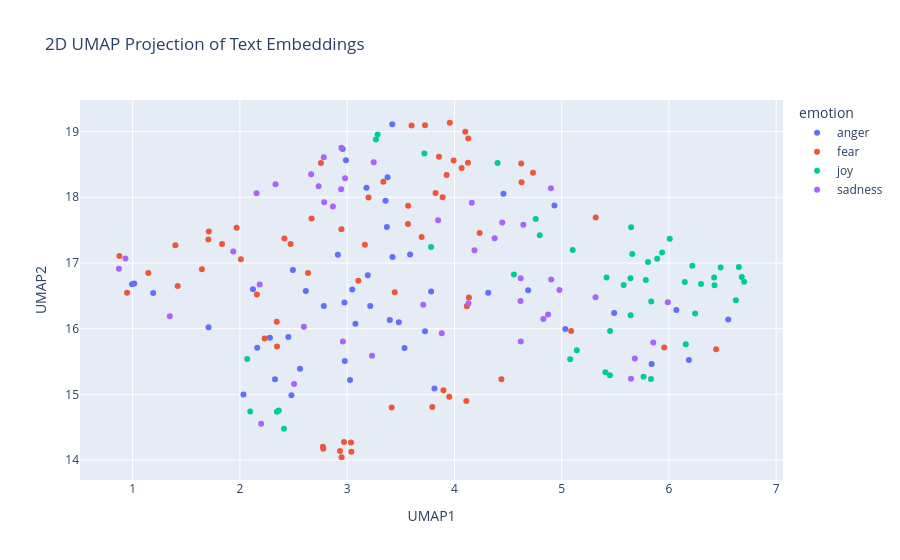

Here is the notebook cell this chart was saved with:
### Code cell
import pandas as pd
import numpy as np
import umap
import plotly.express as px

# Concatenate the training and test data
combined_df = pd.concat([train_df_new, test_df_new], ignore_index=True)

# Prepare the embeddings for UMAP
# Convert the list of embeddings into a 2D numpy array
X_embeddings = np.array(combined_df['embeddings_values'].tolist())

# Apply UMAP for dimensionality reduction
reducer = umap.UMAP(n_components=2, metric='cosine', random_state=28) 
embedding_2d = reducer.fit_transform(X_embeddings)

# Create a DataFrame for plotting
df_plot = pd.DataFrame(embedding_2d, columns=['UMAP1', 'UMAP2'])
df_plot['emotion'] = combined_df['emotion']
df_plot['intensity'] = combined_df['intensity']
df_plot['text'] = combined_df['text']


# Visualize the embeddings with Plotly
fig = px.scatter(
    df_plot,
    x='UMAP1',
    y='UMAP2',
    color='emotion',  # Color points by the 'emotion' column
    hover_data=['text', 'intensity'],  # Show text and intensity on hover
    title='2D UMAP Projection of Text Embeddings'
)

fig.show()

### Figure 1 — Plotly figure (JSON) as saved in the notebook; plotly's stock layout.template omitted (floating-point values rounded to 4 significant figures)
{"data": [{"customdata": [["@TaraSetmayer @oliverdarcy AA have the right of passage when it comes to the 'N' word.  Why should he insult him in his church.  Ignorant!", 0.562], ["@RiotzXVl papercuts sting and stub ur toe last for like 10 secs", 0.396], ["@BarackObama I love Lizzy Warren's latest rage against Wall Street.", 0.177], ["@NessaMatthews he's perfect. But not even in that way where you sort of resent him or suspect that he leads a double life. Just perfect.", 0.271], ["Keep in mind. We're all weak. Don't insult people just because they're human.", 0.333], ["Think I really broke young bull hurt 😂😂😭😭 u can tell by how bitter and mad he is 😊😊😩😩", 0.521], ["@justyne_haley it does. if one person ruins season 13 for me, I will be so angry", 0.729], ["@OstinOng YUUUHH 🙄😭 plus clin ep and prevmed ugghhh hahaha ", 0.438], ["Leveled at the half. Much better offense expected in the second half", 0.182], ["Women don't like girls because we resent them for looking so great/we wish we still looked like that  #washed", 0.479], ["I get embarrassed at the slightest things and then I'll fret about it all day I hate it", 0.438], ["I wonder what would happen if I were to tell some people the truth #savage #uhoh ", 0.458], ["How is it suppose to work if you do that? Wtf dude? Thanks for pissing me off. ", 0.875], ["@lethargytyler ehhh I guess. I want to everyone I've ever burst out laughing in front of😂", 0.333], ["Heading home to cut grass in the heat. All I wanna do is go out to eat somewhere air conditioned.  #AdultingIsTheWorst", 0.354], ["Where's your outrage when a black man kills another black man in the streets?", 0.75], ["BANG! Gordon #Brown has been accused of abusing a gazillion #rabid parrots!", 0.562], ["oh these old things on my face? nah they're not tears from school related anger and frustration nope never", 0.479], ["When you've still got a whole season of Wentworth to watch and a stupid cunt in work ruins it for us 😭😭 @__KirstyGA #raging #oldcunt", 0.875], ["@paulkrugman relentless echo chamber - negative comments with lots of reverb. Typical bully behavior.", 0.542], ["Skipping meals is the national way of showing #disappointment and . #wiz", 0.354], ["#Awareness seek #shelter .#Letgo Old #habit of chasing #desires resultin in #anger #fear #worry .#Choose #Satisfaction within #Peace #Relax", 0.312], ["@judahandthelion TONIGHT. Legit can't wait to rage 🤘🏻🤘🏻🤘🏻🤘🏻🤘🏻🔥", 0.417], ["@JrDingy96 Ikr people still got a grudge against him for no reason like wtf?!", 0.75], ["I miss doing nothing someone I care about and attacking their face with kisses. #foreveralone #bitter 😩", 0.5], ["Checked-in for my flight to Toronto. Took seat 3D just to infuriate @perpetualgeek.", 0.458], ["Tonight's #DragRace #AllStars2 episode GAVE ME LIFE! Yaassss queens! #teamalaska #teamkatya #revenge #bwahaha", 0.2], ["I believe women are more fiery because once a month they go through struggle and struggle is what develops a strong character.", 0.417], ["@FitnessFirstAU something needs to be done about people hogging machines - nobody can use 3 machines at one time!  #notfair #whypay", 0.708], ["A wise man told me that holdin' a grudge is like\\nLetting somebody just live inside of your head rent free", 0.354], ["Prayers &amp; Protection to our brothers and sisters fighting in #Charlotte  #against #machines", 0.189], ["@SkyUK what a joke!! Cut our internet off early 'by mistake' and then don't reinstate it when we no longer need an engineer 😡 ", 0.646], ["@ggreenwald Smh, remove ideologically bankrupt and opportunistic establishment now. They're burning all bridges and social contracts. #anger", 0.688], ["@StarFlowerz17 @DreamerAbe #bitter. Nicole and Cory is why she was evicted.", 0.396], ["A little nose irritation and a little more chills on my body. I'm so not into flu, into flu, into flu #FallSongs", 0.542], ["@JohnKerry can be as indignant as he wants but the world knows Obama will do nothing and Putin will just do what he wants #Aleppo #Syria", 0.479], ["I don't even #feel #anger anymore can't explain it .. #Tulsa #Charlotte #Trayvon #SandraBland #Philando #Ferguson #BatonRouge #MichaelBrown", 0.479], ["@DFSCare apparently you are to contact me. Sofas were meant to be delivered today. Old ones gone. Sitting on floor. No sofas! #fuming", 0.646], ["Me being on my dean really saving a lot of ppl, bc I don't snap nomore &amp; it take so much out of me..", 0.348], ["If I spend even 5 minutes with you and you already irritate me I seriously will bitch you out until you shut up", 0.812], ["@huwellwell One chosen by the CLP members! MP seats are not for people to dole out to their mates, we elect candidates. #fuming", 0.682], ["Having a baby born too soon is #lifechanging 6 years on and it feels like only yesterday #sad #happy #angry #emotionalrollercoaster", 0.375], ["@reluctantnicko Don't ask, you don't get. Apologies if I've offended you. All due respect Alan, I think you've been fed duff info.", 0.427], ["@komal_sidhnani true...\\nThey r burning with other's pleasure!\\nPpl in true love happiness everywhere _😃", 0.312], ["I miss my gran singing Rawhide, in her deep baritone growl.", 0.292], ["@CozanGaming that's what lisa asked before she started raging at me, 'can I call you?' heh", 0.5], ["Anger, resentment, and hatred are the destroyer of your fortune today.'", 0.375], ["Kik to trade, have fun or a conversation  (kik: youraffair) #kik #kikme #messageme #textme #pics #trade #tradepics #dm  #bored", 0.241]], "hovertemplate": "emotion=anger<br>UMAP1=%{x}<br>UMAP2=%{y}<br>text=%{customdata[0]}<br>intensity=%{customdata[1]}<extra></extra>", "legendgroup": "anger", "marker": {"color": "#636efa", "symbol": "circle"}, "mode": "markers", "name": "anger", "orientation": "v", "showlegend": true, "type": "scatter", "x": [2.279, 3.423, 2.327, 6.553, 3.077, 3.192, 2.975, 3.37, 5.034, 3.397, 3.376, 2.913, 2.494, 4.687, 2.957, 2.451, 2.033, 3.586, 2.122, 2.161, 3.18, 3.813, 5.839, 3.215, 2.988, 5.49, 6.186, 3.481, 1.015, 3.725, 3.026, 0.9932, 2.56, 2.782, 3.357, 2.48, 2.978, 1.191, 3.783, 2.614, 1.707, 4.457, 4.315, 6.07, 4.932, 3.047, 3.534, 3.42], "xaxis": "x", "y": [15.86, 17.09, 15.23, 16.14, 16.07, 16.81, 16.4, 17.55, 16.0, 16.13, 18.3, 17.13, 16.89, 16.58, 18.74, 15.87, 15.0, 17.13, 16.6, 15.71, 18.15, 15.09, 15.46, 16.34, 18.56, 16.24, 15.52, 16.1, 16.69, 15.96, 15.22, 16.68, 15.39, 16.34, 17.95, 14.99, 15.51, 16.54, 16.57, 16.57, 16.02, 18.05, 16.55, 16.28, 17.87, 16.6, 15.71, 19.11], "yaxis": "y"}, {"customdata": [["On the other side of fear lies freedom! - JB Glossinger #quote", 0.333], ["@ImJim_YoureNot  cyber bully", 0.396], ["#NawazSharif says lets end #terror. Sure, let #IndianArmedForces target the bases without #Pakistan interference #Karma?", 0.554], ["wow if i need to start over on SIF im prob gonna just die", 0.667], ["me, myself, and I \\n #horror movie alone again tonight maybe a #zombie would eat me and finish my life game already - i want #gameover", 0.621], ["It's not going to break you it's just going to shake you", 0.333], ["Thoroughly enjoying AHS tonight. #ahs  #americanhorrorstory", 0.146], ["Anyyyyone wanna go to fright fest with me on Friday night? 👻", 0.354], ["a #monster is only a #monster if you view him through ", 0.438], ["@rkuuleiq Fear is best/beast product of God/s. :) #aTheism #theism #biBle #afraid #christianity #hell #heaven #purgatory #psychology #jesus", 0.417], ["Georgia Tech's Secondary is as soft as a marshmallow.  #horrible", 0.583], ["@ExaltedCaptain reality in the form of endless tragedies. She didn't know how to react at first, being too frightened to repeat another--", 0.729], ["@vInZzzY we regret the inconvenience caused. We have noted your concern. We will get in touch with you soon to discuss. Rgds, Abhijit", 0.396], ["bad news fam, life is still hard and awful #depression  #atleastIhaveBuffy", 0.688], ["A shy failure is nobler than an immodest success.", 0.333], ["My doctor is giving me flower extract to relieve anxiety and reduce panic attacks :')", 0.708], ["@GuardianAus @Paul_Karp Maybe 49% support no #Muslim immigration cos they perceive the risk of #Islamist ideology &amp; #terrorism as too high?", 0.625], ["Starting not to give a fuck and stopped fearing the consequence", 0.396], ["@DSDambuster just finally started #homefronttherevolution, what did you all do the story and gameplay???  #wasteofmoney", 0.354], ["anxiety level- 100", 0.905], ["@darwinwatersons @pennyfitzger31 @gumballwatter15 ok but why tomorrow a horrible day, my day was great!", 0.271], ["I hate that a black lady is painting herself white on the internet for laughs and likes...  #BadForm #DidntLaugh", 0.5], ["Jeans with fake pockets #horrible", 0.354], ["#internationaldayofpeace Want peace,prepare for war. Destroy terror states like Pakistan", 0.583], ["mmmm i'm kinda sad i hope i can shake this before school", 0.616], ["@Budget  car rental you have made realize why I always use @nationalcares!!!!  What a !! #disgusted", 0.521], ["Research has determined 70% of #laughter is actually .", 0.25], ["I can never find the exact #emoji that I'm after at the exact moment that I need it #panic", 0.688], ["@missmeliss465 @WellWeds @siggyflicker @whispernghope @mcrichard awe I feel so bad being naive ou is the worst", 0.688], ["That's fucking horrific defending from Schalke", 0.562], ["@Greener105th so you are astounded that I respect blacks to vote like any other human? u talk so down towards them. What bigotry on display!", 0.521], ["@caeruleusV @Atheist_Penguin @misogynaut I threaten you because I can pussy", 0.458], ["When I walk in darkness of despondency, Sc.verses I've memorized shine a light in my heart. Ex: Lam 3:22-25 ", 0.458], ["Home is where the heart lies ! Love my little island but my birth city just ain't acting right &amp; im not feeling too good about it ", 0.583], ["Even death is unreliable. Instead of zero it may be some ghastly hallucination, such as the square root of minus one.  Samuel Beckett", 0.688], ["Bloody hell Pam, calm yourself down. But could have sworn something black &amp; hairy just ran across the carpet, #perilsoflivingalone #nervous", 0.729], ["In wake of fresh #terror threat and sounding of alert in #Mumbai, praying for safety &amp; security of everybody in the city #Maharashtra #news", 0.8], ["dread pitt", 0.521], ["ok, ok.. I know.. my last tweet was #terrible", 0.271], ["@OC_Transpo some weeks there are no problems but this week is unbelievable -- are you guys even running regular 12 buses?  #solate", 0.292], ["@lindseylouwho_ be nice if the Texans could hold onto the ball to give fuller and Hopkins a chance!!! #awful #TNF", 0.333], [".@Tolumanda love it! so true. As @Deedeey_ taught me, fear can be an illusion. #coaching #fear #courage", 0.354], ["A country that gave safe house to #Osama Bin #Laden is dangerous if not contained. #Pakistan is a #terror heaven, declare so @BanKimoon_amdg", 0.792], ["petrify  me in the fossil type of way", 0.458], ["I hate that if I don't start the conversation, there won't be one.", 0.521], ["@danielleelowell awe man I'm mad I'm sitting here already cutting tulle and ribbon already 😂", 0.375], ["Wah just woke up frm a fucking nightmare", 0.898], ["@Relaqss I know she did horrible shit, but it wouldn't make anything better in the end, but your choice", 0.542], ["@JaySekulow what can we do 2 get @realDonaldTrump 2 reveal his taxes? That is the immediate danger. But u will not answer me. #afraid", 0.667], ["I Don't know what make #Pakistan fear more their #terrorist or their #terrorism  #TerrorStatePak", 0.846], ["you make my heart shake, bend and break.'", 0.473], ["it's horrible cos no one can relate,  everyone is happy and dandy in one way or another", 0.542], ["Nothing worse than an uber driver that can't drive. ", 0.562], ["Why upping rooms makes a few apprehend leaving out charcoal ownership: UnZU", 0.396], ["Not the best horror ever but I like that the uncertainty", 0.333], ["By officialy adopting #BurhanWani, a #Hizbul terrorist, #Pakistan n #NawazSharif hv md a cardinal mistake 2day tht'll haunt fr years. #UNGA", 0.72], ["So about 18mths ago i signed up to @Lumo_Energy for their @VirginAustralia / Velocity FF deal. 18 months in still no FF points ", 0.271], ["@LethalWeaponFOX This show SUCKS! #lame #awful you even used the same names?? lol SO SO bad! #Failed #notworth2minutes. Off air SOON", 0.396], ["About 7 weeks till I can pick up my camera again. Though I think there is a group cemetery shoot in october I can make! #photography #horror", 0.396], ["It really is amazing the money they give to some of these QB's #nfl #texans #brock #terrible", 0.246], ["@AlaskaGurus @adventuretweets agreed! 😍 an awe to meet such beautiful, powerful animals.", 0.208], ["I don't want speak front to him   #nopanicattack", 0.72], ["I have been seeing terrible terrible prescriptions this week. What's going on?", 0.438], ["@soozclifford Sure have... Sydney are too tough, too quick and their 'team' pressure is too much for the Cats to handle. Motlop/Cowan #timid", 0.34]], "hovertemplate": "emotion=fear<br>UMAP1=%{x}<br>UMAP2=%{y}<br>text=%{customdata[0]}<br>intensity=%{customdata[1]}<extra></extra>", "legendgroup": "fear", "marker": {"color": "#EF553B", "symbol": "circle"}, "mode": "markers", "name": "fear", "orientation": "v", "showlegend": true, "type": "scatter", "x": [3.952, 2.23, 2.774, 2.668, 3.726, 4.626, 5.956, 3.6, 3.898, 3.793, 1.833, 4.235, 4.116, 2.755, 3.443, 4.067, 3.035, 2.635, 1.419, 3.992, 3.567, 2.158, 1.969, 2.948, 3.199, 1.145, 5.088, 4.126, 2.946, 2.009, 2.345, 2.343, 5.318, 3.89, 4.102, 3.856, 2.97, 3.824, 3.165, 0.8757, 1.706, 4.111, 2.933, 4.623, 3.337, 3.104, 2.473, 3.694, 3.415, 3.039, 4.733, 3.568, 1.398, 4.135, 4.129, 2.777, 0.9477, 1.645, 3.956, 1.71, 6.44, 3.927, 2.414, 4.438], "xaxis": "x", "y": [14.96, 15.85, 14.2, 17.68, 19.09, 18.23, 15.71, 19.09, 15.06, 14.81, 17.29, 17.45, 16.34, 18.52, 16.56, 18.45, 14.27, 16.85, 16.65, 18.56, 17.59, 16.52, 17.53, 14.04, 18.0, 16.85, 15.97, 18.53, 17.51, 17.05, 15.73, 16.1, 17.69, 18.0, 19.0, 18.62, 14.28, 18.07, 17.28, 17.11, 17.36, 14.9, 14.14, 18.51, 18.23, 16.73, 17.29, 17.39, 14.8, 14.13, 18.37, 17.87, 17.27, 16.47, 18.9, 14.17, 16.55, 16.91, 19.13, 17.48, 15.69, 18.34, 17.37, 15.23], "yaxis": "y"}, {"customdata": [["@colmjoconnor well it was after my heyday too I'm afraid, I was expecting 1st baby I reckon. Now aged 15 *gulps* I'm so old :-)", 0.327], ["When something makes you excited, terrified, thrilled, nervous, elated &amp; like you've been kicked in the guts all at once. Need word for that", 0.479], ["2 days until #GoPackGo and 23 days until #GoGipeGo..... I'm so excited! #smiling", 0.88], ["i bet dat dog eating name brand cheerios. cant relate. i eat cheery O's", 0.312], ["@yoshi_lucky Good morning.Let's start with a smile!\\nLet's enjoy life in a cheerful way!\\nDon't worry be happy!", 0.769], ["@ItWontCostMuch_ 'Bed done... floor will be done last... curtains! A-hah!' She tried to sound all happy and cheery but she really wasn't.--", 0.229], ["Accept the challenges so that you can feel the exhilaration of victory.' - George S. Patton", 0.5], ["“The essential Saltes of Animals may be\\nArkham’s large outfit from any effects he\\nI rejoice that you continue in ye", 0.396], ["Currently listening to @ScottFoxonair &amp; @KatCallaghan @Z1035Toronto podcasts!! Can you guys please move to #yvr ? #hilarious #missyou", 0.769], ["@finkowska just rejoice if you get paid for it.", 0.375], ["@JackAndJack I'm so lively for listen💗😀", 0.771], ["every time a new Anthony Weiner revelation breaks, Bill Clinton says a prayer of thanks that texting/DMing didn't exist in his heyday.", 0.375], ["Halfway to work and I realize I forgot to put on underwear....It's going to be one of those days! #mombrain #toomuchgoingon #longday ", 0.25], ["@mediacrooks @thenewshour @LodhiMaleeha @ndtv @IndiaToday This is hilarious ! Not a Freudian slip, eh !", 0.667], ["Icon is pochama.\\nHe is very cute and easily elated.", 0.64], ["@IndyMN I thought the holidays could not get any more cheerful, and then I met you. #TheNiceBot", 0.917], ["Been waiting all week for this game ❤️❤️❤️ #cheer #friday ❤️", 0.94], ["@gypsydragoness wrinkling up. 'Well now, looks here like your name starts with the letter G, eh?' The man smiled up and gave a hearty +", 0.519], ["Always be #cheerful, #smile often make others happy, care for others, help who feel helpless and #vulnerable. Life feels good #leadership", 0.74], ["@carysmithwriter @Maria_Savva @RealRockAndRoll We're the least known band in the World, but so glad you asked #muchlove ", 0.5], ["A not very young man compiled info on a smiling baby then a mattress created new evil.", 0.312], ["Watch this amazing live.ly broadcast by @iamjustinburke  #musically", 0.542], ["listening to the Oblivion score, drinking coffee, researching for new sci-fi animated project.", 0.288], ["@BlueJayHunter I'm fine on the near future, I just want to go to bed super elated and put together audio compilations of great moments.", 0.66], ["@ArtyBagger With or without cake seeing your wee cheery face is always a joy xx", 0.729], ["Rojo is hilarious", 0.6], ["I #rejoice in following your statutes as one rejoices in great riches. -Psalm 119:14 #TheBible", 0.434], ["it's so breezy out today, i can't go to back to school night with bare legs like i've had all day", 0.25], ["@ardit_haliti I'm so gutted. I loved her cheery disposition.", 0.5], ["In ever use to like smiling until I realized how good my teeth look ... Witout the braces", 0.613], [".@POTUS Obama describes his temperament as 'steady &amp; on the buoyant side.'", 0.22], ["@footballmcd agreed. Memphis looks lively also", 0.395], ["will i ever get the nerve to quit the restaurant ??? find out tonite on glee!", 0.396], ["@SenJohnMcCain @WSJ an 'Honorable Senator' cheering when a cease fire does not hold! PEOPLE DIE AND YOU CHEER! GENOCIDE SUPPORT NOT GOOD!", 0.062], ["Watch this amazing live.ly broadcast by @footballrocks123456 #lively #musically", 0.58], ["Optimism leads to success. - Bill Kerr @Coach__Kerr #success  #goals", 0.583], ["@Bridget_Jones was joyous. Worried I would be disappointed. Most definitely was not. #chickflick #giggles #comethefuckonbridget", 0.68], ["incredible that anthony weiner has been caught chasing a busty milkmaid across a park at double speed while jaunty music plays", 0.38], ["@hesham786 that's the spirit ", 0.354], ["@Geminiak @LondonNPC you're welcome! #wordgeek \\nAlso, good to put a face to the twitter feed, even if it was only a cheery hello! 😀", 0.646], ["Good #CX most often doesn't require all that much. #smile, #care, #relate and be #helpful. Thanks, Lakis Court Hotel in #cyprus", 0.583], ["@DocBellsSwan *peers down at you, eyes crinkling with mirth and affection* I do love ye so, my bonnie Belle.", 0.66], ["Chris would take full responsibility and would want us all to rejoice in the memories we all had with him.", 0.28], ["If any trump supporters and Hillary haters wanna chirp some weak minded, pandering liberals just tweet at @EmmyA2 @snickerfritz04", 0.1], ["It feels good to get outside for a minute and get some fresh air.  It's hard to stay cooped up inside all day ", 0.58]], "hovertemplate": "emotion=joy<br>UMAP1=%{x}<br>UMAP2=%{y}<br>text=%{customdata[0]}<br>intensity=%{customdata[1]}<extra></extra>", "legendgroup": "joy", "marker": {"color": "#00cc96", "symbol": "circle"}, "mode": "markers", "name": "joy", "orientation": "v", "showlegend": true, "type": "scatter", "x": [4.555, 4.402, 6.148, 3.782, 6.425, 4.795, 5.835, 5.805, 5.833, 5.785, 5.764, 2.345, 3.284, 2.411, 5.936, 6.482, 6.157, 6.008, 6.299, 6.624, 5.647, 5.408, 5.418, 5.578, 6.421, 5.141, 5.891, 3.267, 4.758, 6.218, 5.641, 5.079, 3.72, 2.362, 5.45, 5.643, 6.244, 2.096, 5.451, 6.679, 6.652, 6.701, 5.103, 2.068, 5.658], "xaxis": "x", "y": [16.82, 18.52, 16.71, 17.24, 16.66, 17.42, 16.41, 17.01, 15.23, 16.74, 15.27, 14.73, 18.96, 14.48, 17.16, 16.93, 15.76, 17.37, 16.68, 16.43, 17.54, 15.34, 16.78, 16.66, 16.78, 15.67, 17.06, 18.88, 17.67, 16.96, 16.77, 15.53, 18.67, 14.75, 15.29, 16.2, 16.23, 14.74, 15.97, 16.79, 16.94, 16.71, 17.2, 15.54, 17.14], "yaxis": "y"}, {"customdata": [["@jeremycorbyn @magstogether my god is @jeremycorbyn a full shilling? Seriously you need a major rethink or no lab gove in your lifetime ", 0.417], ["@RaveenElexiis I fought a racist girl and she stayed in GAVC so if you get kicked out I call BS", 0.479], ["How do u grieve someone who legally wasn't a person yet?", 0.542], ["@tgshepherdvan I'm not there yet. Hasn't sunk in yet. Rest up.", 0.604], ["Unmatched Party Specialist /co @T3RevNeverEnd #serious #job #titles", 0.208], ["@CrucialBMXShop ohh silver lake came up a lot on there! Is that where you guys stayed?", 0.208], ["Jay Z and Brad Pitt cheated ..Bey stayed Angie left #cheaters #love #lust #sex #couples #relationships #date #marriage #divorce", 0.32], ["Oh, I should just 'get over' my #depression and 'be happy?' Don't you think I've tried that thousands of times already? You're not helping.", 0.812], ["and again dirty and  self loathing attitude  mope talking", 0.792], ["@TDYLN sadly not :(", 0.667], ["@Damn_It_Dillon @SamUndomiel of course! This is a happy hentai, not a sad or gloomy one", 0.208], ["For a team as big as Bayern and the they like to play football, their pitch is fucking dreadful. Certainly no Emirates pitch anyway.", 0.542], ["the grave of a beat, a bravehearted cave lover, cage lover, sage #lover who made #soup of you, twisted to spoony #melancholy, spikes, spices", 0.375], ["Currently unfollowing anything relating to disneyworld or Florida! #holidayblues #depressing #wantogoback 😭💔", 0.75], ["It's been a week of awful connectivity with @TMobile no service or only 4G is not what Im paying for. #unhappy #poorservice", 0.87], ["@BillSwindell @DePauwU @dick_nixon I was having breakfast when I seen this?! I blew my cereal in the #sink!!", 0.292], ["Well i did hear once before that girls are attracted to men that look like their dad!  👌 #serious", 0.188], ["@ynnsanity Maybe that's why, we're asked to study hard and get a job that we like. That way it wouldn't be that dreadful.", 0.458], ["That house on #GrandDesigns isn't in a forest it's in a wibbly wobbly pine plantation", 0.271], ["Fellaini has been playing ahead of this guy...just let that sink in", 0.375], ["lost my 244 day snapchat streak i'm done", 0.477], ["No one wants to win the wild card because you have to play the Cubs on the road. ", 0.25], ["Feels grim not having your nails done", 0.542], ["@jenhasonen it is supposed to be #dark and #gritty though", 0.396], ["@LondonMidland #dobetter only two carriages on 14:49 Birmingham to Hereford no room to stand anymore Friday commute #unhappy", 0.542], ["@ksmitely @CitizenMeh I feel strongly that we need to work together to right this dreadful wrong.", 0.415], ["@KatieBurnett ha freshers blues would love to re do all again ... ha nice tshirt .. vote for Pedro", 0.167], ["@Markgatiss I'm surrounded by those Trump voters. You're right, it is fucking terrifying. #redstate #despair", 0.833], ["Sky news still pushing the Brexit gloom line, managing to ignore the fact it's simply not happening. 'But in the future.....'", 0.396], ["ordered my vacation bathing suits. one less thing to fret about.", 0.312], ["@FatedDancer ~together.' Hermione  lowered her voice slightly, sounding somewhat  bitter, perhaps even  rueful. 'That would only get you~", 0.3], ["No one wants to win the wild card because you have to play the Cubs on the road.  #sadness", 0.767], ["Never ever been this unhappy before in my life lmao", 0.771], ["Once I have sent a pitch to a brand I close all tabs relevant to them instantly. Thats the kind of detachment I create for myself. #serious", 0.562], ["Can I just sulk in peace 😂", 0.688], ["I feel like an appendix. I don't have a purpose.  #depressed  #alone #lonely #broken  #cry #hurt #crying #life", 0.833], ["aaahhhh! a little @OtisRedding to soothe the soul. #music #blues", 0.197], ["All I want to do is watch some netflix but I am stuck here in class. #depressing", 0.667], ["yesterday i finished watching penny dreadful and from all the beautiful things i saw one question remains: were the writers HIM's fans?", 0.312], ["@kayleighmcenany  @DonaldJTrumpJr Is that really all you can offer for those who sacrifice daily to keep you safe...? @kayleighmcenany #sad", 0.625], ["Folk Band 'Thistle Down' will be replaced by 'The Paul Edwards Quartet' at Laurel Bank Park Sat 24 11am - 3pm due to ill health #jazz ", 0.271], ["@DxfyingGrxvity - frustration, looking up at Elphaba in a frown of aggravation. Her high pitched voice was growing more and more --", 0.479], ["@CovinoandRich just heard back2back,  guess that's why they call it the blues &amp; she's got the look, but I can only sing tickle sacks version", 0.375]], "hovertemplate": "emotion=sadness<br>UMAP1=%{x}<br>UMAP2=%{y}<br>text=%{customdata[0]}<br>intensity=%{customdata[1]}<extra></extra>", "legendgroup": "sadness", "marker": {"color": "#ab63fa", "symbol": "circle"}, "mode": "markers", "name": "sadness", "orientation": "v", "showlegend": true, "type": "scatter", "x": [2.505, 2.596, 4.162, 4.873, 4.902, 4.829, 3.231, 2.664, 2.943, 4.131, 5.989, 1.938, 4.9, 2.98, 0.9321, 2.198, 3.882, 3.848, 4.446, 4.619, 2.734, 2.155, 3.247, 4.643, 0.8713, 2.96, 4.618, 2.184, 1.346, 5.316, 4.374, 2.332, 2.785, 4.979, 2.867, 2.782, 5.682, 2.946, 5.854, 3.709, 4.616, 4.187, 5.646], "xaxis": "x", "y": [15.16, 16.03, 17.92, 16.22, 16.75, 16.15, 15.59, 18.35, 18.12, 16.39, 16.4, 17.17, 18.14, 18.29, 17.07, 14.55, 15.93, 17.65, 17.61, 15.81, 18.17, 18.06, 18.53, 17.58, 16.91, 15.81, 16.77, 16.67, 16.19, 16.48, 17.37, 18.2, 17.92, 16.59, 17.86, 18.61, 15.54, 18.75, 15.79, 16.36, 16.42, 17.19, 15.24], "yaxis": "y"}], "layout": {"legend": {"title": {"text": "emotion"}, "tracegroupgap": 0}, "title": {"text": "2D UMAP Projection of Text Embeddings"}, "xaxis": {"anchor": "y", "domain": [0, 1], "title": {"text": "UMAP1"}}, "yaxis": {"anchor": "x", "domain": [0, 1], "title": {"text": "UMAP2"}}}}
